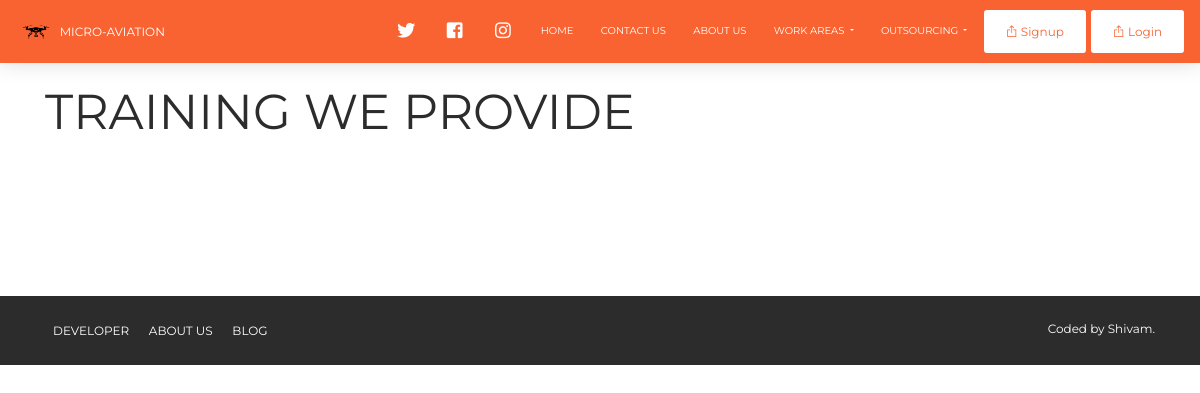
/training/, run on an earlier commit of the app's database.
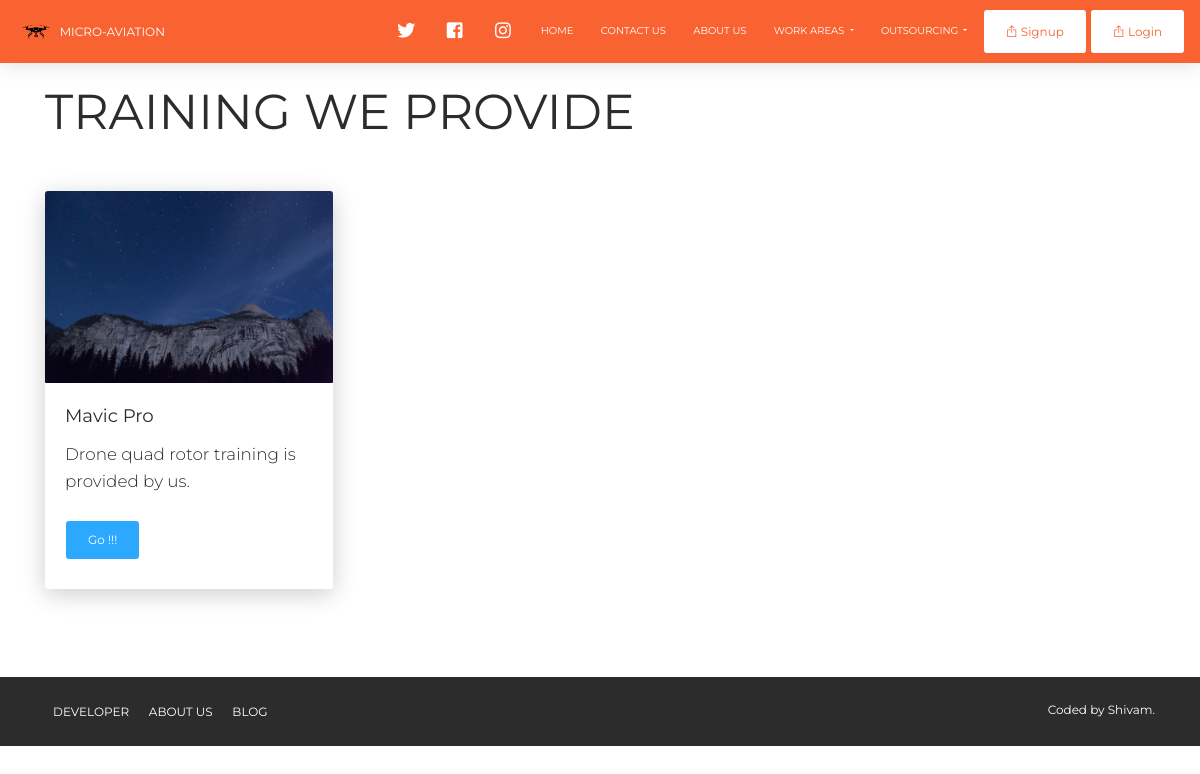
And on a later commit of the database.
### training/models.py (models this page shows, shortened)
class Training(models.Model):
    kind = models.CharField(max_length=200)
    card_description = models.CharField(max_length=300)
    image = models.ImageField(upload_to='images/',  blank=False)
    date = models.DateField()
    brief_info = models.TextField()

### training/views.py (the view)
# urls.py: path('', views.all_training, name='all_training'),
def all_training(request):
    training = Training.objects.order_by('-date')
    return render(request, 'training/all_training.html', {'trainings':training})

### training/templates/training/all_training.html
{% extends 'micro/base.html' %}
{% load static %}
{% block content %}
<br>
<div class="container">
<h1>TRAINING WE PROVIDE</h1>
</div>
<br>
<div class="container">
  <div class="row">
    {% for train in trainings %}
              <div class="col-sm-4 mb-3">
                  <div class="card" style="width: 18rem;">
                    <img src="{{ train.image.url }}" class="card-img-top" alt="...">
                    <div class="card-body">
                      <h5 class="card-title">{{ train.kind }}</h5>
                      <p class="card-text">{{ train.card_description }}</p>
                      <a role="button" href="{% url 'training:detail' train.id %}" class="btn btn-info">Go !!!</a>
                    </div>
                  </div>
              </div>
          {% endfor %}
<br>
<br>
<br>
</div>
</div>
<br>
<br>
{% endblock %}

What changed in the data, as far as the page shows it:
added Training: image (picture), kind "Mavic Pro", card_description "Drone quad rotor training is provided by us."
